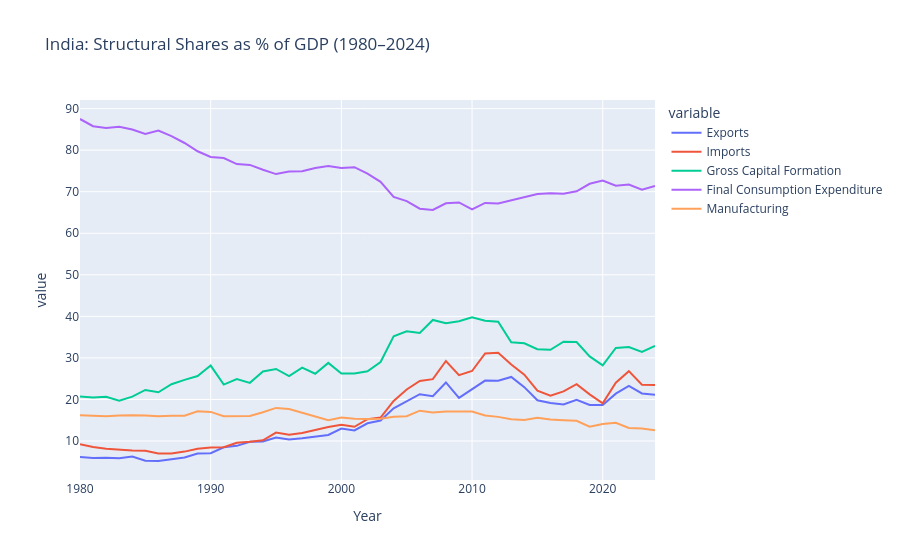
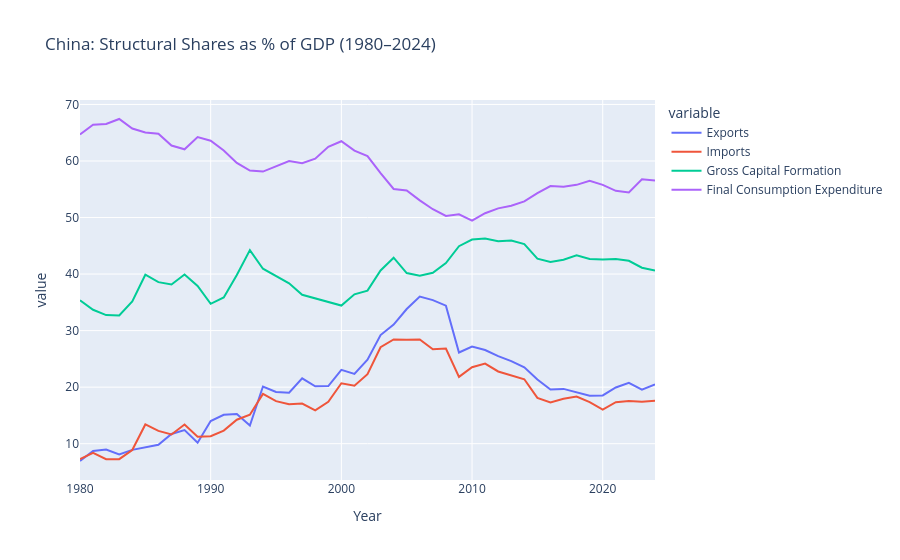
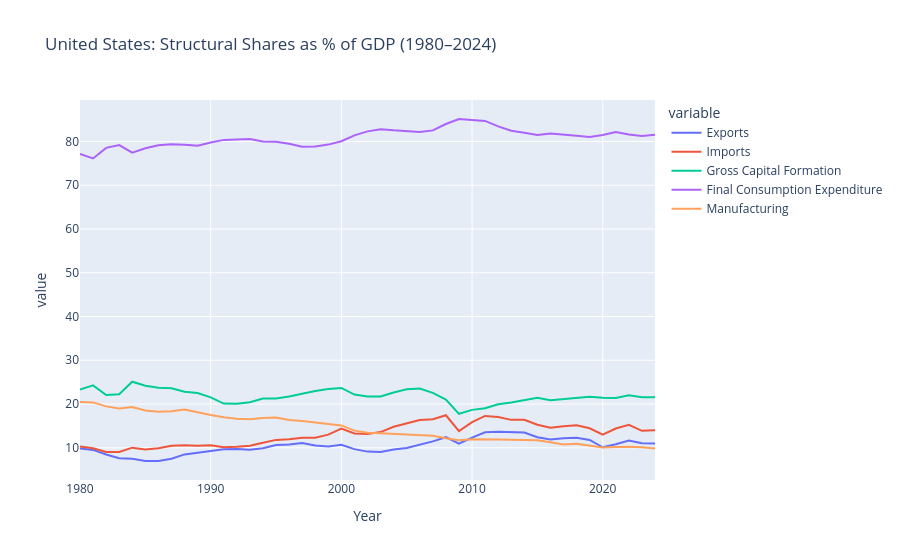
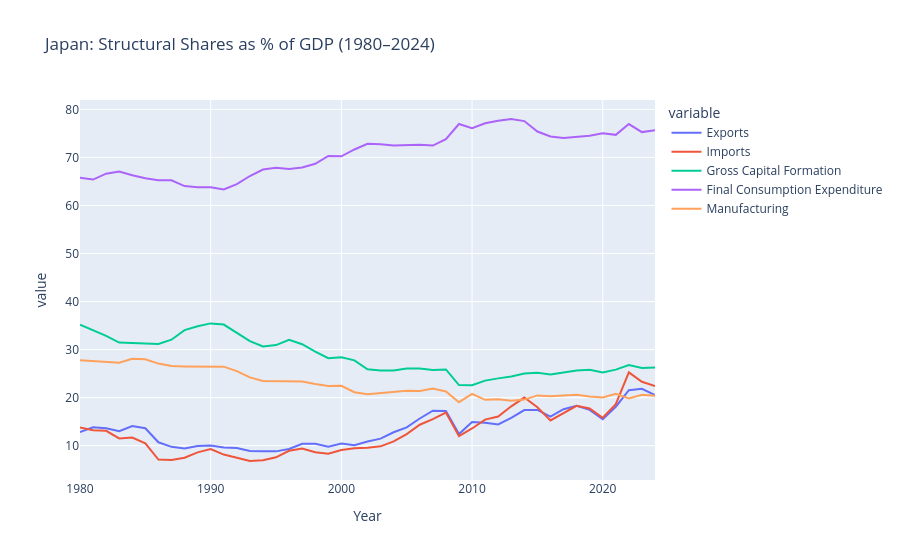

Notebook cell for these charts, in order:
### Code cell
# ---------------------------------------------
# Structural profiles for key countries over time
# ---------------------------------------------
focus_countries = ["India", "China", "United States", "Japan", "Germany", "Brazil"]

indicator_panels = {
    "Exports": exp_panel,
    "Imports": imp_panel,
    "Gross Capital Formation": gcf_panel,
    "Final Consumption Expenditure": fce_panel,
    "Manufacturing": man_panel,
}

for country in focus_countries:
    if country not in gdp_panel.index:
        continue

    ts = pd.DataFrame({"Year": analysis_years})
    gdp_series = gdp_panel.loc[country].values

    for name, panel in indicator_panels.items():
        if country in panel.index:
            ts[name] = (panel.loc[country].values / gdp_series) * 100

    fig = px.line(
        ts,
        x="Year",
        y=[col for col in ts.columns if col != "Year"],
        title=f"{country}: Structural Shares as % of GDP (1980–2024)"
    )
    fig.show()

### Figure 1 — Plotly figure (JSON) as saved in the notebook; plotly's stock layout.template omitted (floating-point values rounded to 4 significant figures)
{"data": [{"hovertemplate": "variable=Exports<br>Year=%{x}<br>value=%{y}<extra></extra>", "legendgroup": "Exports", "line": {"color": "#636efa", "dash": "solid"}, "marker": {"symbol": "circle"}, "mode": "lines", "name": "Exports", "orientation": "v", "showlegend": true, "type": "scatter", "x": [1980, 1981, 1982, 1983, 1984, 1985, 1986, 1987, 1988, 1989, 1990, 1991, 1992, 1993, 1994, 1995, 1996, 1997, 1998, 1999, 2000, 2001, 2002, 2003, 2004, 2005, 2006, 2007, 2008, 2009, 2010, 2011, 2012, 2013, 2014, 2015, 2016, 2017, 2018, 2019, 2020, 2021, 2022, 2023, 2024], "xaxis": "x", "y": [6.14, 5.936, 5.983, 5.838, 6.283, 5.255, 5.196, 5.605, 6.035, 7.016, 7.053, 8.494, 8.843, 9.834, 9.888, 10.84, 10.39, 10.69, 11.02, 11.45, 13.0, 12.56, 14.26, 14.95, 17.86, 19.61, 21.27, 20.8, 24.1, 20.4, 22.4, 24.54, 24.53, 25.43, 22.97, 19.81, 19.16, 18.79, 19.93, 18.66, 18.68, 21.4, 23.25, 21.45, 21.16], "yaxis": "y"}, {"hovertemplate": "variable=Imports<br>Year=%{x}<br>value=%{y}<extra></extra>", "legendgroup": "Imports", "line": {"color": "#EF553B", "dash": "solid"}, "marker": {"symbol": "circle"}, "mode": "lines", "name": "Imports", "orientation": "v", "showlegend": true, "type": "scatter", "x": [1980, 1981, 1982, 1983, 1984, 1985, 1986, 1987, 1988, 1989, 1990, 1991, 1992, 1993, 1994, 1995, 1996, 1997, 1998, 1999, 2000, 2001, 2002, 2003, 2004, 2005, 2006, 2007, 2008, 2009, 2010, 2011, 2012, 2013, 2014, 2015, 2016, 2017, 2018, 2019, 2020, 2021, 2022, 2023, 2024], "xaxis": "x", "y": [9.245, 8.571, 8.143, 7.853, 7.726, 7.645, 7.023, 6.98, 7.455, 8.152, 8.453, 8.493, 9.59, 9.817, 10.19, 12.02, 11.54, 11.93, 12.68, 13.36, 13.9, 13.43, 15.24, 15.64, 19.64, 22.4, 24.46, 24.89, 29.27, 25.87, 26.85, 31.08, 31.26, 28.41, 25.95, 22.11, 20.92, 21.95, 23.69, 21.24, 19.08, 24.02, 26.82, 23.54, 23.49], "yaxis": "y"}, {"hovertemplate": "variable=Gross Capital Formation<br>Year=%{x}<br>value=%{y}<extra></extra>", "legendgroup": "Gross Capital Formation", "line": {"color": "#00cc96", "dash": "solid"}, "marker": {"symbol": "circle"}, "mode": "lines", "name": "Gross Capital Formation", "orientation": "v", "showlegend": true, "type": "scatter", "x": [1980, 1981, 1982, 1983, 1984, 1985, 1986, 1987, 1988, 1989, 1990, 1991, 1992, 1993, 1994, 1995, 1996, 1997, 1998, 1999, 2000, 2001, 2002, 2003, 2004, 2005, 2006, 2007, 2008, 2009, 2010, 2011, 2012, 2013, 2014, 2015, 2016, 2017, 2018, 2019, 2020, 2021, 2022, 2023, 2024], "xaxis": "x", "y": [20.74, 20.49, 20.64, 19.73, 20.69, 22.29, 21.72, 23.66, 24.71, 25.65, 28.16, 23.59, 24.92, 24.01, 26.75, 27.34, 25.62, 27.67, 26.19, 28.81, 26.25, 26.23, 26.78, 29.03, 35.2, 36.42, 36.0, 39.13, 38.36, 38.85, 39.79, 38.95, 38.69, 33.78, 33.52, 32.11, 31.95, 33.89, 33.84, 30.37, 28.19, 32.41, 32.62, 31.43, 32.91], "yaxis": "y"}, {"hovertemplate": "variable=Final Consumption Expenditure<br>Year=%{x}<br>value=%{y}<extra></extra>", "legendgroup": "Final Consumption Expenditure", "line": {"color": "#ab63fa", "dash": "solid"}, "marker": {"symbol": "circle"}, "mode": "lines", "name": "Final Consumption Expenditure", "orientation": "v", "showlegend": true, "type": "scatter", "x": [1980, 1981, 1982, 1983, 1984, 1985, 1986, 1987, 1988, 1989, 1990, 1991, 1992, 1993, 1994, 1995, 1996, 1997, 1998, 1999, 2000, 2001, 2002, 2003, 2004, 2005, 2006, 2007, 2008, 2009, 2010, 2011, 2012, 2013, 2014, 2015, 2016, 2017, 2018, 2019, 2020, 2021, 2022, 2023, 2024], "xaxis": "x", "y": [87.5, 85.77, 85.32, 85.64, 84.96, 83.91, 84.71, 83.38, 81.72, 79.74, 78.36, 78.1, 76.66, 76.45, 75.28, 74.24, 74.89, 74.94, 75.72, 76.19, 75.69, 75.91, 74.34, 72.38, 68.76, 67.74, 65.91, 65.62, 67.22, 67.42, 65.73, 67.29, 67.14, 67.94, 68.57, 69.44, 69.6, 69.49, 70.11, 71.91, 72.71, 71.43, 71.72, 70.49, 71.37], "yaxis": "y"}, {"hovertemplate": "variable=Manufacturing<br>Year=%{x}<br>value=%{y}<extra></extra>", "legendgroup": "Manufacturing", "line": {"color": "#FFA15A", "dash": "solid"}, "marker": {"symbol": "circle"}, "mode": "lines", "name": "Manufacturing", "orientation": "v", "showlegend": true, "type": "scatter", "x": [1980, 1981, 1982, 1983, 1984, 1985, 1986, 1987, 1988, 1989, 1990, 1991, 1992, 1993, 1994, 1995, 1996, 1997, 1998, 1999, 2000, 2001, 2002, 2003, 2004, 2005, 2006, 2007, 2008, 2009, 2010, 2011, 2012, 2013, 2014, 2015, 2016, 2017, 2018, 2019, 2020, 2021, 2022, 2023, 2024], "xaxis": "x", "y": [16.18, 16.07, 15.97, 16.14, 16.23, 16.14, 15.94, 16.06, 16.09, 17.17, 17.01, 15.98, 16.03, 16.02, 16.91, 17.97, 17.69, 16.78, 15.91, 15.0, 15.67, 15.37, 15.3, 15.37, 15.83, 15.97, 17.3, 16.86, 17.1, 17.18, 17.1, 16.14, 15.82, 15.25, 15.07, 15.58, 15.16, 15.02, 14.88, 13.46, 14.12, 14.38, 13.15, 13.02, 12.61], "yaxis": "y"}], "layout": {"legend": {"title": {"text": "variable"}, "tracegroupgap": 0}, "title": {"text": "India: Structural Shares as % of GDP (1980–2024)"}, "xaxis": {"anchor": "y", "domain": [0, 1], "title": {"text": "Year"}}, "yaxis": {"anchor": "x", "domain": [0, 1], "title": {"text": "value"}}}}

### Figure 2 — Plotly figure (JSON) as saved in the notebook; plotly's stock layout.template omitted (floating-point values rounded to 4 significant figures)
{"data": [{"hovertemplate": "variable=Exports<br>Year=%{x}<br>value=%{y}<extra></extra>", "legendgroup": "Exports", "line": {"color": "#636efa", "dash": "solid"}, "marker": {"symbol": "circle"}, "mode": "lines", "name": "Exports", "orientation": "v", "showlegend": true, "type": "scatter", "x": [1980, 1981, 1982, 1983, 1984, 1985, 1986, 1987, 1988, 1989, 1990, 1991, 1992, 1993, 1994, 1995, 1996, 1997, 1998, 1999, 2000, 2001, 2002, 2003, 2004, 2005, 2006, 2007, 2008, 2009, 2010, 2011, 2012, 2013, 2014, 2015, 2016, 2017, 2018, 2019, 2020, 2021, 2022, 2023, 2024], "xaxis": "x", "y": [6.942, 8.732, 8.96, 8.109, 8.911, 9.373, 9.814, 11.72, 12.4, 10.16, 14.02, 15.12, 15.26, 13.21, 20.12, 19.15, 19.01, 21.55, 20.16, 20.2, 23.07, 22.35, 24.85, 29.21, 31.06, 33.82, 36.03, 35.39, 34.41, 26.13, 27.19, 26.57, 25.49, 24.6, 23.51, 21.35, 19.58, 19.69, 19.11, 18.5, 18.54, 19.94, 20.77, 19.58, 20.5], "yaxis": "y"}, {"hovertemplate": "variable=Imports<br>Year=%{x}<br>value=%{y}<extra></extra>", "legendgroup": "Imports", "line": {"color": "#EF553B", "dash": "solid"}, "marker": {"symbol": "circle"}, "mode": "lines", "name": "Imports", "orientation": "v", "showlegend": true, "type": "scatter", "x": [1980, 1981, 1982, 1983, 1984, 1985, 1986, 1987, 1988, 1989, 1990, 1991, 1992, 1993, 1994, 1995, 1996, 1997, 1998, 1999, 2000, 2001, 2002, 2003, 2004, 2005, 2006, 2007, 2008, 2009, 2010, 2011, 2012, 2013, 2014, 2015, 2016, 2017, 2018, 2019, 2020, 2021, 2022, 2023, 2024], "xaxis": "x", "y": [7.262, 8.386, 7.264, 7.266, 8.893, 13.41, 12.27, 11.64, 13.39, 11.24, 11.31, 12.32, 14.24, 15.12, 18.81, 17.52, 16.98, 17.1, 15.9, 17.4, 20.7, 20.26, 22.31, 27.06, 28.44, 28.37, 28.44, 26.72, 26.82, 21.82, 23.53, 24.17, 22.78, 22.15, 21.4, 18.11, 17.31, 17.94, 18.34, 17.34, 16.05, 17.35, 17.55, 17.42, 17.6], "yaxis": "y"}, {"hovertemplate": "variable=Gross Capital Formation<br>Year=%{x}<br>value=%{y}<extra></extra>", "legendgroup": "Gross Capital Formation", "line": {"color": "#00cc96", "dash": "solid"}, "marker": {"symbol": "circle"}, "mode": "lines", "name": "Gross Capital Formation", "orientation": "v", "showlegend": true, "type": "scatter", "x": [1980, 1981, 1982, 1983, 1984, 1985, 1986, 1987, 1988, 1989, 1990, 1991, 1992, 1993, 1994, 1995, 1996, 1997, 1998, 1999, 2000, 2001, 2002, 2003, 2004, 2005, 2006, 2007, 2008, 2009, 2010, 2011, 2012, 2013, 2014, 2015, 2016, 2017, 2018, 2019, 2020, 2021, 2022, 2023, 2024], "xaxis": "x", "y": [35.38, 33.69, 32.75, 32.69, 35.17, 39.89, 38.57, 38.15, 39.92, 37.9, 34.73, 35.87, 39.84, 44.24, 40.95, 39.68, 38.37, 36.34, 35.68, 34.96, 34.43, 36.42, 37.08, 40.63, 42.89, 40.18, 39.69, 40.22, 41.96, 44.93, 46.1, 46.27, 45.82, 45.92, 45.31, 42.73, 42.14, 42.55, 43.31, 42.67, 42.57, 42.68, 42.36, 41.13, 40.61], "yaxis": "y"}, {"hovertemplate": "variable=Final Consumption Expenditure<br>Year=%{x}<br>value=%{y}<extra></extra>", "legendgroup": "Final Consumption Expenditure", "line": {"color": "#ab63fa", "dash": "solid"}, "marker": {"symbol": "circle"}, "mode": "lines", "name": "Final Consumption Expenditure", "orientation": "v", "showlegend": true, "type": "scatter", "x": [1980, 1981, 1982, 1983, 1984, 1985, 1986, 1987, 1988, 1989, 1990, 1991, 1992, 1993, 1994, 1995, 1996, 1997, 1998, 1999, 2000, 2001, 2002, 2003, 2004, 2005, 2006, 2007, 2008, 2009, 2010, 2011, 2012, 2013, 2014, 2015, 2016, 2017, 2018, 2019, 2020, 2021, 2022, 2023, 2024], "xaxis": "x", "y": [64.67, 66.4, 66.54, 67.42, 65.73, 65.04, 64.83, 62.74, 62.07, 64.22, 63.59, 61.87, 59.66, 58.3, 58.13, 59.01, 60.0, 59.6, 60.4, 62.52, 63.49, 61.83, 60.85, 57.86, 55.05, 54.79, 53.03, 51.46, 50.27, 50.57, 49.44, 50.76, 51.62, 52.08, 52.86, 54.32, 55.56, 55.46, 55.78, 56.5, 55.77, 54.73, 54.44, 56.76, 56.56], "yaxis": "y"}], "layout": {"legend": {"title": {"text": "variable"}, "tracegroupgap": 0}, "title": {"text": "China: Structural Shares as % of GDP (1980–2024)"}, "xaxis": {"anchor": "y", "domain": [0, 1], "title": {"text": "Year"}}, "yaxis": {"anchor": "x", "domain": [0, 1], "title": {"text": "value"}}}}

### Figure 3 — Plotly figure (JSON) as saved in the notebook; plotly's stock layout.template omitted (floating-point values rounded to 4 significant figures)
{"data": [{"hovertemplate": "variable=Exports<br>Year=%{x}<br>value=%{y}<extra></extra>", "legendgroup": "Exports", "line": {"color": "#636efa", "dash": "solid"}, "marker": {"symbol": "circle"}, "mode": "lines", "name": "Exports", "orientation": "v", "showlegend": true, "type": "scatter", "x": [1980, 1981, 1982, 1983, 1984, 1985, 1986, 1987, 1988, 1989, 1990, 1991, 1992, 1993, 1994, 1995, 1996, 1997, 1998, 1999, 2000, 2001, 2002, 2003, 2004, 2005, 2006, 2007, 2008, 2009, 2010, 2011, 2012, 2013, 2014, 2015, 2016, 2017, 2018, 2019, 2020, 2021, 2022, 2023, 2024], "xaxis": "x", "y": [9.826, 9.518, 8.47, 7.622, 7.489, 6.988, 7.009, 7.496, 8.491, 8.939, 9.255, 9.661, 9.709, 9.547, 9.893, 10.64, 10.75, 11.12, 10.52, 10.31, 10.69, 9.703, 9.131, 9.036, 9.629, 9.982, 10.64, 11.46, 12.43, 10.93, 12.34, 13.56, 13.64, 13.55, 13.51, 12.41, 11.89, 12.18, 12.29, 11.79, 10.12, 10.83, 11.65, 11.05, 10.97], "yaxis": "y"}, {"hovertemplate": "variable=Imports<br>Year=%{x}<br>value=%{y}<extra></extra>", "legendgroup": "Imports", "line": {"color": "#EF553B", "dash": "solid"}, "marker": {"symbol": "circle"}, "mode": "lines", "name": "Imports", "orientation": "v", "showlegend": true, "type": "scatter", "x": [1980, 1981, 1982, 1983, 1984, 1985, 1986, 1987, 1988, 1989, 1990, 1991, 1992, 1993, 1994, 1995, 1996, 1997, 1998, 1999, 2000, 2001, 2002, 2003, 2004, 2005, 2006, 2007, 2008, 2009, 2010, 2011, 2012, 2013, 2014, 2015, 2016, 2017, 2018, 2019, 2020, 2021, 2022, 2023, 2024], "xaxis": "x", "y": [10.28, 9.908, 9.067, 9.043, 10.03, 9.616, 9.889, 10.48, 10.58, 10.48, 10.56, 10.13, 10.24, 10.5, 11.16, 11.81, 11.94, 12.31, 12.31, 13.0, 14.41, 13.26, 13.15, 13.59, 14.82, 15.66, 16.33, 16.55, 17.44, 13.83, 15.88, 17.28, 17.04, 16.39, 16.4, 15.28, 14.56, 14.95, 15.16, 14.47, 13.02, 14.41, 15.25, 13.88, 14.04], "yaxis": "y"}, {"hovertemplate": "variable=Gross Capital Formation<br>Year=%{x}<br>value=%{y}<extra></extra>", "legendgroup": "Gross Capital Formation", "line": {"color": "#00cc96", "dash": "solid"}, "marker": {"symbol": "circle"}, "mode": "lines", "name": "Gross Capital Formation", "orientation": "v", "showlegend": true, "type": "scatter", "x": [1980, 1981, 1982, 1983, 1984, 1985, 1986, 1987, 1988, 1989, 1990, 1991, 1992, 1993, 1994, 1995, 1996, 1997, 1998, 1999, 2000, 2001, 2002, 2003, 2004, 2005, 2006, 2007, 2008, 2009, 2010, 2011, 2012, 2013, 2014, 2015, 2016, 2017, 2018, 2019, 2020, 2021, 2022, 2023, 2024], "xaxis": "x", "y": [23.31, 24.28, 22.07, 22.25, 25.1, 24.19, 23.74, 23.62, 22.83, 22.51, 21.53, 20.11, 20.08, 20.39, 21.28, 21.27, 21.7, 22.41, 22.96, 23.42, 23.68, 22.18, 21.72, 21.75, 22.65, 23.38, 23.54, 22.56, 21.04, 17.77, 18.67, 19.03, 19.95, 20.38, 20.9, 21.42, 20.89, 21.16, 21.57, 21.67, 21.44, 21.41, 22.03, 21.57, 21.53], "yaxis": "y"}, {"hovertemplate": "variable=Final Consumption Expenditure<br>Year=%{x}<br>value=%{y}<extra></extra>", "legendgroup": "Final Consumption Expenditure", "line": {"color": "#ab63fa", "dash": "solid"}, "marker": {"symbol": "circle"}, "mode": "lines", "name": "Final Consumption Expenditure", "orientation": "v", "showlegend": true, "type": "scatter", "x": [1980, 1981, 1982, 1983, 1984, 1985, 1986, 1987, 1988, 1989, 1990, 1991, 1992, 1993, 1994, 1995, 1996, 1997, 1998, 1999, 2000, 2001, 2002, 2003, 2004, 2005, 2006, 2007, 2008, 2009, 2010, 2011, 2012, 2013, 2014, 2015, 2016, 2017, 2018, 2019, 2020, 2021, 2022, 2023, 2024], "xaxis": "x", "y": [77.15, 76.11, 78.53, 79.17, 77.45, 78.44, 79.14, 79.36, 79.26, 79.02, 79.78, 80.35, 80.46, 80.56, 79.99, 79.9, 79.49, 78.78, 78.84, 79.28, 80.04, 81.38, 82.3, 82.81, 82.54, 82.3, 82.15, 82.53, 83.98, 85.13, 84.86, 84.68, 83.44, 82.46, 81.99, 81.45, 81.79, 81.61, 81.3, 81.01, 81.46, 82.17, 81.57, 81.26, 81.53], "yaxis": "y"}, {"hovertemplate": "variable=Manufacturing<br>Year=%{x}<br>value=%{y}<extra></extra>", "legendgroup": "Manufacturing", "line": {"color": "#FFA15A", "dash": "solid"}, "marker": {"symbol": "circle"}, "mode": "lines", "name": "Manufacturing", "orientation": "v", "showlegend": true, "type": "scatter", "x": [1980, 1981, 1982, 1983, 1984, 1985, 1986, 1987, 1988, 1989, 1990, 1991, 1992, 1993, 1994, 1995, 1996, 1997, 1998, 1999, 2000, 2001, 2002, 2003, 2004, 2005, 2006, 2007, 2008, 2009, 2010, 2011, 2012, 2013, 2014, 2015, 2016, 2017, 2018, 2019, 2020, 2021, 2022, 2023, 2024], "xaxis": "x", "y": [20.49, 20.37, 19.47, 19.01, 19.35, 18.54, 18.23, 18.35, 18.76, 18.08, 17.49, 16.99, 16.63, 16.54, 16.83, 16.91, 16.34, 16.12, 15.79, 15.47, 15.12, 13.92, 13.43, 13.3, 13.16, 12.98, 12.98, 12.75, 12.2, 11.75, 11.96, 12.01, 11.9, 11.86, 11.7, 11.7, 11.25, 10.76, 10.95, 10.53, 10.09, 10.18, 10.24, 10.13, 9.832], "yaxis": "y"}], "layout": {"legend": {"title": {"text": "variable"}, "tracegroupgap": 0}, "title": {"text": "United States: Structural Shares as % of GDP (1980–2024)"}, "xaxis": {"anchor": "y", "domain": [0, 1], "title": {"text": "Year"}}, "yaxis": {"anchor": "x", "domain": [0, 1], "title": {"text": "value"}}}}

### Figure 4 — Plotly figure (JSON) as saved in the notebook; plotly's stock layout.template omitted (floating-point values rounded to 4 significant figures)
{"data": [{"hovertemplate": "variable=Exports<br>Year=%{x}<br>value=%{y}<extra></extra>", "legendgroup": "Exports", "line": {"color": "#636efa", "dash": "solid"}, "marker": {"symbol": "circle"}, "mode": "lines", "name": "Exports", "orientation": "v", "showlegend": true, "type": "scatter", "x": [1980, 1981, 1982, 1983, 1984, 1985, 1986, 1987, 1988, 1989, 1990, 1991, 1992, 1993, 1994, 1995, 1996, 1997, 1998, 1999, 2000, 2001, 2002, 2003, 2004, 2005, 2006, 2007, 2008, 2009, 2010, 2011, 2012, 2013, 2014, 2015, 2016, 2017, 2018, 2019, 2020, 2021, 2022, 2023, 2024], "xaxis": "x", "y": [12.85, 13.82, 13.63, 13.01, 14.1, 13.62, 10.7, 9.753, 9.409, 9.935, 10.05, 9.616, 9.518, 8.914, 8.84, 8.816, 9.316, 10.38, 10.37, 9.806, 10.46, 10.08, 10.86, 11.47, 12.79, 13.82, 15.66, 17.29, 17.24, 12.42, 14.92, 14.77, 14.41, 15.78, 17.42, 17.44, 16.06, 17.59, 18.31, 17.46, 15.53, 18.11, 21.55, 21.85, 20.5], "yaxis": "y"}, {"hovertemplate": "variable=Imports<br>Year=%{x}<br>value=%{y}<extra></extra>", "legendgroup": "Imports", "line": {"color": "#EF553B", "dash": "solid"}, "marker": {"symbol": "circle"}, "mode": "lines", "name": "Imports", "orientation": "v", "showlegend": true, "type": "scatter", "x": [1980, 1981, 1982, 1983, 1984, 1985, 1986, 1987, 1988, 1989, 1990, 1991, 1992, 1993, 1994, 1995, 1996, 1997, 1998, 1999, 2000, 2001, 2002, 2003, 2004, 2005, 2006, 2007, 2008, 2009, 2010, 2011, 2012, 2013, 2014, 2015, 2016, 2017, 2018, 2019, 2020, 2021, 2022, 2023, 2024], "xaxis": "x", "y": [13.8, 13.22, 13.09, 11.51, 11.7, 10.49, 7.098, 7.036, 7.479, 8.607, 9.286, 8.143, 7.5, 6.809, 6.97, 7.574, 8.938, 9.4, 8.629, 8.32, 9.099, 9.483, 9.592, 9.86, 10.88, 12.41, 14.36, 15.53, 16.89, 11.97, 13.58, 15.42, 16.06, 18.19, 20.01, 17.99, 15.25, 16.83, 18.29, 17.75, 15.8, 18.63, 25.27, 23.3, 22.4], "yaxis": "y"}, {"hovertemplate": "variable=Gross Capital Formation<br>Year=%{x}<br>value=%{y}<extra></extra>", "legendgroup": "Gross Capital Formation", "line": {"color": "#00cc96", "dash": "solid"}, "marker": {"symbol": "circle"}, "mode": "lines", "name": "Gross Capital Formation", "orientation": "v", "showlegend": true, "type": "scatter", "x": [1980, 1981, 1982, 1983, 1984, 1985, 1986, 1987, 1988, 1989, 1990, 1991, 1992, 1993, 1994, 1995, 1996, 1997, 1998, 1999, 2000, 2001, 2002, 2003, 2004, 2005, 2006, 2007, 2008, 2009, 2010, 2011, 2012, 2013, 2014, 2015, 2016, 2017, 2018, 2019, 2020, 2021, 2022, 2023, 2024], "xaxis": "x", "y": [35.19, 34.01, 32.85, 31.46, 31.32, 31.23, 31.16, 32.06, 34.04, 34.86, 35.45, 35.21, 33.54, 31.77, 30.65, 30.93, 32.03, 31.11, 29.59, 28.2, 28.42, 27.75, 25.9, 25.66, 25.64, 26.05, 26.08, 25.77, 25.87, 22.6, 22.59, 23.54, 24.0, 24.42, 25.04, 25.17, 24.84, 25.21, 25.64, 25.79, 25.22, 25.82, 26.78, 26.18, 26.26], "yaxis": "y"}, {"hovertemplate": "variable=Final Consumption Expenditure<br>Year=%{x}<br>value=%{y}<extra></extra>", "legendgroup": "Final Consumption Expenditure", "line": {"color": "#ab63fa", "dash": "solid"}, "marker": {"symbol": "circle"}, "mode": "lines", "name": "Final Consumption Expenditure", "orientation": "v", "showlegend": true, "type": "scatter", "x": [1980, 1981, 1982, 1983, 1984, 1985, 1986, 1987, 1988, 1989, 1990, 1991, 1992, 1993, 1994, 1995, 1996, 1997, 1998, 1999, 2000, 2001, 2002, 2003, 2004, 2005, 2006, 2007, 2008, 2009, 2010, 2011, 2012, 2013, 2014, 2015, 2016, 2017, 2018, 2019, 2020, 2021, 2022, 2023, 2024], "xaxis": "x", "y": [65.76, 65.39, 66.61, 67.04, 66.28, 65.65, 65.24, 65.22, 64.03, 63.81, 63.78, 63.32, 64.44, 66.13, 67.48, 67.82, 67.6, 67.91, 68.66, 70.31, 70.22, 71.65, 72.84, 72.73, 72.45, 72.55, 72.62, 72.47, 73.79, 76.95, 76.07, 77.11, 77.64, 77.99, 77.56, 75.39, 74.36, 74.03, 74.34, 74.5, 75.04, 74.7, 76.94, 75.27, 75.64], "yaxis": "y"}, {"hovertemplate": "variable=Manufacturing<br>Year=%{x}<br>value=%{y}<extra></extra>", "legendgroup": "Manufacturing", "line": {"color": "#FFA15A", "dash": "solid"}, "marker": {"symbol": "circle"}, "mode": "lines", "name": "Manufacturing", "orientation": "v", "showlegend": true, "type": "scatter", "x": [1980, 1981, 1982, 1983, 1984, 1985, 1986, 1987, 1988, 1989, 1990, 1991, 1992, 1993, 1994, 1995, 1996, 1997, 1998, 1999, 2000, 2001, 2002, 2003, 2004, 2005, 2006, 2007, 2008, 2009, 2010, 2011, 2012, 2013, 2014, 2015, 2016, 2017, 2018, 2019, 2020, 2021, 2022, 2023, 2024], "xaxis": "x", "y": [27.76, 27.6, 27.47, 27.27, 28.1, 28.0, 27.08, 26.56, 26.5, 26.46, 26.55, 26.45, 25.51, 24.21, 23.47, 23.47, 23.36, 23.35, 22.84, 22.4, 22.45, 21.12, 20.71, 20.92, 21.12, 21.42, 21.4, 21.88, 21.27, 19.05, 20.77, 19.54, 19.67, 19.33, 19.59, 20.46, 20.29, 20.44, 20.62, 20.22, 20.05, 20.78, 19.82, 20.58, 20.39], "yaxis": "y"}], "layout": {"legend": {"title": {"text": "variable"}, "tracegroupgap": 0}, "title": {"text": "Japan: Structural Shares as % of GDP (1980–2024)"}, "xaxis": {"anchor": "y", "domain": [0, 1], "title": {"text": "Year"}}, "yaxis": {"anchor": "x", "domain": [0, 1], "title": {"text": "value"}}}}
